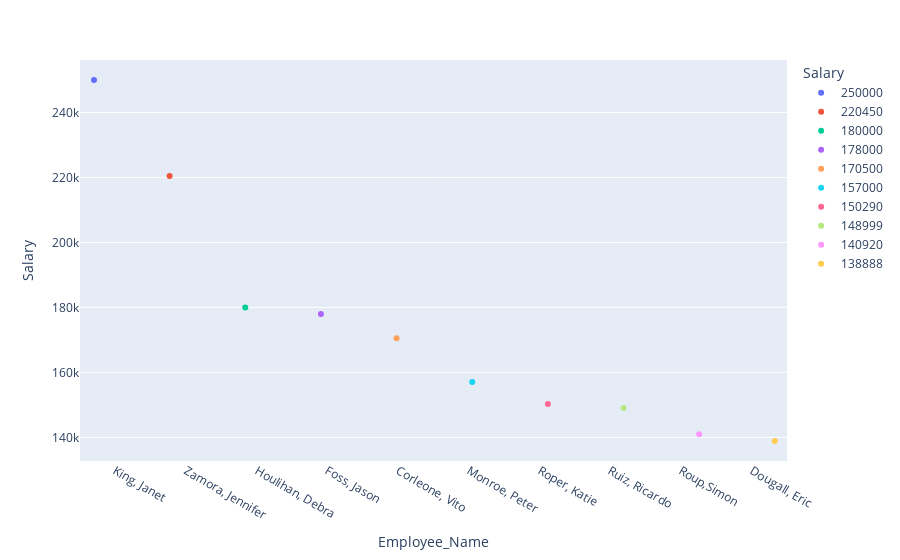

Source (notebook cell):
### Code cell
# -------------------------------------- EDA PART ----------------------------------------
# top 10 employee with highest salary
display(df.head(5))
top_10_salary=df.sort_values(by='Salary',ascending=False)[:10]
display(top_10_salary)
fig=px.strip(top_10_salary,y='Salary',x='Employee_Name',hover_name='Employee_Name',color='Salary')
fig.update_traces(jitter=1)
fig.show()

plt.figure(figsize=(12,12))
plt.pie(top_10_salary['Salary'],labels=top_10_salary['Employee_Name'])
plt.legend()
plt.show()

### Figure 1 — Plotly figure (JSON) as saved in the notebook; plotly's stock layout.template omitted (floating-point values rounded to 4 significant figures)
{"data": [{"alignmentgroup": "True", "boxpoints": "all", "fillcolor": "rgba(255,255,255,0)", "hoveron": "points", "hovertemplate": "<b>%{hovertext}</b><br><br>Salary=%{y}<br>Employee_Name=%{x}<extra></extra>", "hovertext": ["King, Janet"], "jitter": 1, "legendgroup": "250000", "line": {"color": "rgba(255,255,255,0)"}, "marker": {"color": "#636efa"}, "name": "250000", "offsetgroup": "250000", "orientation": "v", "pointpos": 0, "showlegend": true, "type": "box", "x": ["King, Janet"], "x0": " ", "xaxis": "x", "y": [250000], "y0": " ", "yaxis": "y"}, {"alignmentgroup": "True", "boxpoints": "all", "fillcolor": "rgba(255,255,255,0)", "hoveron": "points", "hovertemplate": "<b>%{hovertext}</b><br><br>Salary=%{y}<br>Employee_Name=%{x}<extra></extra>", "hovertext": ["Zamora, Jennifer"], "jitter": 1, "legendgroup": "220450", "line": {"color": "rgba(255,255,255,0)"}, "marker": {"color": "#EF553B"}, "name": "220450", "offsetgroup": "220450", "orientation": "v", "pointpos": 0, "showlegend": true, "type": "box", "x": ["Zamora, Jennifer"], "x0": " ", "xaxis": "x", "y": [220450], "y0": " ", "yaxis": "y"}, {"alignmentgroup": "True", "boxpoints": "all", "fillcolor": "rgba(255,255,255,0)", "hoveron": "points", "hovertemplate": "<b>%{hovertext}</b><br><br>Salary=%{y}<br>Employee_Name=%{x}<extra></extra>", "hovertext": ["Houlihan, Debra"], "jitter": 1, "legendgroup": "180000", "line": {"color": "rgba(255,255,255,0)"}, "marker": {"color": "#00cc96"}, "name": "180000", "offsetgroup": "180000", "orientation": "v", "pointpos": 0, "showlegend": true, "type": "box", "x": ["Houlihan, Debra"], "x0": " ", "xaxis": "x", "y": [180000], "y0": " ", "yaxis": "y"}, {"alignmentgroup": "True", "boxpoints": "all", "fillcolor": "rgba(255,255,255,0)", "hoveron": "points", "hovertemplate": "<b>%{hovertext}</b><br><br>Salary=%{y}<br>Employee_Name=%{x}<extra></extra>", "hovertext": ["Foss, Jason"], "jitter": 1, "legendgroup": "178000", "line": {"color": "rgba(255,255,255,0)"}, "marker": {"color": "#ab63fa"}, "name": "178000", "offsetgroup": "178000", "orientation": "v", "pointpos": 0, "showlegend": true, "type": "box", "x": ["Foss, Jason"], "x0": " ", "xaxis": "x", "y": [178000], "y0": " ", "yaxis": "y"}, {"alignmentgroup": "True", "boxpoints": "all", "fillcolor": "rgba(255,255,255,0)", "hoveron": "points", "hovertemplate": "<b>%{hovertext}</b><br><br>Salary=%{y}<br>Employee_Name=%{x}<extra></extra>", "hovertext": ["Corleone, Vito"], "jitter": 1, "legendgroup": "170500", "line": {"color": "rgba(255,255,255,0)"}, "marker": {"color": "#FFA15A"}, "name": "170500", "offsetgroup": "170500", "orientation": "v", "pointpos": 0, "showlegend": true, "type": "box", "x": ["Corleone, Vito"], "x0": " ", "xaxis": "x", "y": [170500], "y0": " ", "yaxis": "y"}, {"alignmentgroup": "True", "boxpoints": "all", "fillcolor": "rgba(255,255,255,0)", "hoveron": "points", "hovertemplate": "<b>%{hovertext}</b><br><br>Salary=%{y}<br>Employee_Name=%{x}<extra></extra>", "hovertext": ["Monroe, Peter"], "jitter": 1, "legendgroup": "157000", "line": {"color": "rgba(255,255,255,0)"}, "marker": {"color": "#19d3f3"}, "name": "157000", "offsetgroup": "157000", "orientation": "v", "pointpos": 0, "showlegend": true, "type": "box", "x": ["Monroe, Peter"], "x0": " ", "xaxis": "x", "y": [157000], "y0": " ", "yaxis": "y"}, {"alignmentgroup": "True", "boxpoints": "all", "fillcolor": "rgba(255,255,255,0)", "hoveron": "points", "hovertemplate": "<b>%{hovertext}</b><br><br>Salary=%{y}<br>Employee_Name=%{x}<extra></extra>", "hovertext": ["Roper, Katie"], "jitter": 1, "legendgroup": "150290", "line": {"color": "rgba(255,255,255,0)"}, "marker": {"color": "#FF6692"}, "name": "150290", "offsetgroup": "150290", "orientation": "v", "pointpos": 0, "showlegend": true, "type": "box", "x": ["Roper, Katie"], "x0": " ", "xaxis": "x", "y": [150290], "y0": " ", "yaxis": "y"}, {"alignmentgroup": "True", "boxpoints": "all", "fillcolor": "rgba(255,255,255,0)", "hoveron": "points", "hovertemplate": "<b>%{hovertext}</b><br><br>Salary=%{y}<br>Employee_Name=%{x}<extra></extra>", "hovertext": ["Ruiz, Ricardo"], "jitter": 1, "legendgroup": "148999", "line": {"color": "rgba(255,255,255,0)"}, "marker": {"color": "#B6E880"}, "name": "148999", "offsetgroup": "148999", "orientation": "v", "pointpos": 0, "showlegend": true, "type": "box", "x": ["Ruiz, Ricardo"], "x0": " ", "xaxis": "x", "y": [148999], "y0": " ", "yaxis": "y"}, {"alignmentgroup": "True", "boxpoints": "all", "fillcolor": "rgba(255,255,255,0)", "hoveron": "points", "hovertemplate": "<b>%{hovertext}</b><br><br>Salary=%{y}<br>Employee_Name=%{x}<extra></extra>", "hovertext": ["Roup,Simon"], "jitter": 1, "legendgroup": "140920", "line": {"color": "rgba(255,255,255,0)"}, "marker": {"color": "#FF97FF"}, "name": "140920", "offsetgroup": "140920", "orientation": "v", "pointpos": 0, "showlegend": true, "type": "box", "x": ["Roup,Simon"], "x0": " ", "xaxis": "x", "y": [140920], "y0": " ", "yaxis": "y"}, {"alignmentgroup": "True", "boxpoints": "all", "fillcolor": "rgba(255,255,255,0)", "hoveron": "points", "hovertemplate": "<b>%{hovertext}</b><br><br>Salary=%{y}<br>Employee_Name=%{x}<extra></extra>", "hovertext": ["Dougall, Eric"], "jitter": 1, "legendgroup": "138888", "line": {"color": "rgba(255,255,255,0)"}, "marker": {"color": "#FECB52"}, "name": "138888", "offsetgroup": "138888", "orientation": "v", "pointpos": 0, "showlegend": true, "type": "box", "x": ["Dougall, Eric"], "x0": " ", "xaxis": "x", "y": [138888], "y0": " ", "yaxis": "y"}], "layout": {"boxmode": "group", "legend": {"title": {"text": "Salary"}, "tracegroupgap": 0}, "margin": {"t": 60}, "xaxis": {"anchor": "y", "domain": [0, 1], "title": {"text": "Employee_Name"}}, "yaxis": {"anchor": "x", "categoryarray": [138888, 140920, 148999, 150290, 157000, 170500, 178000, 180000, 220450, 250000], "categoryorder": "array", "domain": [0, 1], "title": {"text": "Salary"}}}}
